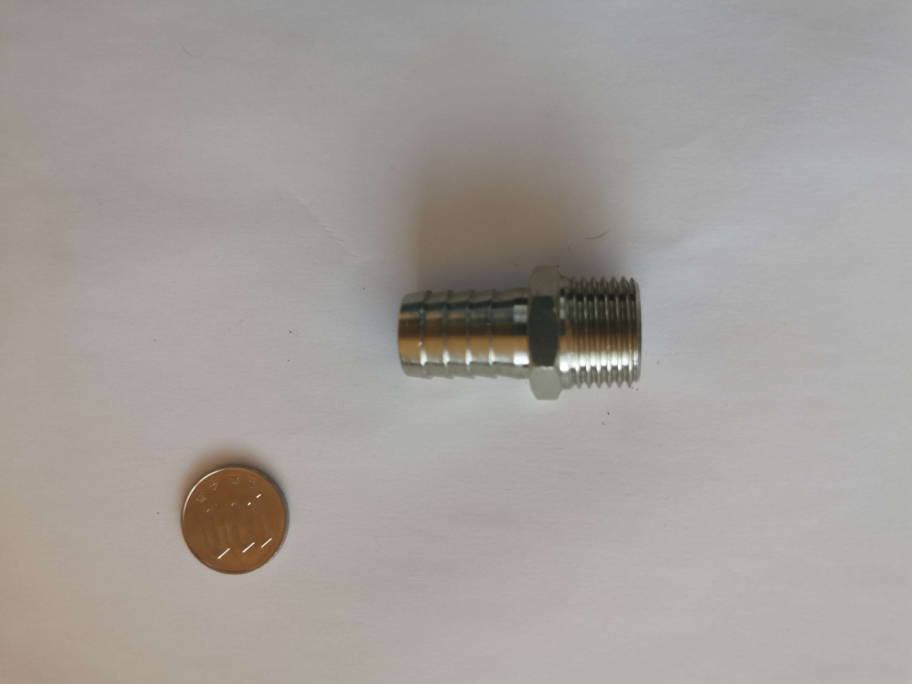
#> input picture DataBase/image7.jpg, 3648 x 2736 px (shown at 1/4 size)
$ python pattern_shape.py
#> lines starting #> are read from the running program, lines starting #| are printed output that depends on the picture; after the words box and inside, x2 and y2 are one past the last pixel; in counts of white or black regions, pixels touching at a corner belong together; long printed decimals are rounded
### SRC/diametre_monnaie.py
import cv2
import numpy as np
import os

def conversion_piece(image_path,taille_piece):
    # Afficher le chemin absolu pour le débogage
    print(f"Chemin absolu de l'image: {os.path.abspath(image_path)}")

    # Vérifier si le fichier existe
    if not os.path.exists(image_path):
        print("Le fichier spécifié n'existe pas.")
        return None

    image = cv2.imread(image_path)#charge image
    if image is None:
        raise ValueError("L'image n'a pas pu être chargée.")

    gray = cv2.cvtColor(image, cv2.COLOR_BGR2GRAY)
    _,thresh = cv2.threshold(gray,0,255,cv2.THRESH_BINARY+cv2.THRESH_OTSU)
    thresh = cv2.bitwise_not(thresh)

    element = cv2.getStructuringElement(shape=cv2.MORPH_RECT, ksize=(5, 5))

    morph_img = thresh.copy()
    cv2.morphologyEx(src=thresh, op=cv2.MORPH_CLOSE, kernel=element, dst=morph_img)

    contours,_ = cv2.findContours(morph_img,cv2.RETR_TREE,cv2.CHAIN_APPROX_SIMPLE) #trouver les contours

    output_image = cv2.cvtColor(morph_img, cv2.COLOR_GRAY2BGR)# préparer l'image de sortie

    height, width = morph_img.shape[:2]# dimensions de l'image

    y_limit1 = height - 800 #limite
    y_limit2 = 800

    max_contour = None #contour et aire
    max_area = 0

    for cnt in contours: #on cherche dans la zone les contours
        (x, y), radius = cv2.minEnclosingCircle(cnt)
        center = (int(x), int(y))
        if (center[1] > y_limit1 or center[1] < y_limit2):
            area = cv2.contourArea(cnt)
            if area > max_area:
                max_area = area
                max_contour = cnt

    if max_contour is not None:
        (x, y), radius = cv2.minEnclosingCircle(max_contour)
        diameter = 2 * int(radius)
    else:
        diameter = 0

    cv2.imwrite('output_image_with_diameter.jpg', output_image)

    return taille_piece/diameter #diametre

def estimate_image(image_path):
    image = cv2.imread(image_path)#charge image
    if image is None:
        raise ValueError("L'image n'a pas pu être chargée.")

    gray = cv2.cvtColor(image, cv2.COLOR_BGR2GRAY)
    _,thresh = cv2.threshold(gray,0,255,cv2.THRESH_BINARY+cv2.THRESH_OTSU)
    thresh = cv2.bitwise_not(thresh)

    element = cv2.getStructuringElement(shape=cv2.MORPH_RECT, ksize=(5, 5))

    morph_img = thresh.copy()
    cv2.morphologyEx(src=thresh, op=cv2.MORPH_CLOSE, kernel=element, dst=morph_img)

    contours,_ = cv2.findContours(morph_img,cv2.RETR_TREE,cv2.CHAIN_APPROX_SIMPLE) #trouver les contours

    output_image = cv2.cvtColor(morph_img, cv2.COLOR_GRAY2BGR)# préparer l'image de sortie

    height, width = morph_img.shape[:2]# dimensions de l'image

    y_limit1 = height - 800 #limite
    y_limit2 = 800

    max_contour = None #contour et aire
    max_area = 0

    for cnt in contours: #on cherche dans la zone les contours
        (x, y), radius = cv2.minEnclosingCircle(cnt)
        center = (int(x), int(y))
        if (center[1] > y_limit1 or center[1] < y_limit2):
            area = cv2.contourArea(cnt)
            if area > max_area:
                max_area = area
                max_contour = cnt

    if max_contour is not None:
        (x, y), radius = cv2.minEnclosingCircle(max_contour)
        diameter = 2 * int(radius)
    else:
        diameter = 0

    (x, y), radius = cv2.minEnclosingCircle(max_contour)
    center = (int(x), int(y))
    radius = int(radius)
    cv2.circle(output_image, center, radius, (0, 255, 0), 2)
    cv2.circle(output_image, center, 1, (0, 0, 255), 3)
    start_point = (int(x - radius), int(y))
    end_point = (int(x + radius), int(y))
    cv2.line(output_image, start_point, end_point, (255, 0, 0), 2)

    return output_image #output image


image_path = '../DataBase/image7.jpg'
conversion = conversion_piece(image_path,22.6)
#> in conversion_piece, image is the input picture: shape (2736, 3648, 3); mean B, G, R 153.8, 157.9, 163.2
#> in conversion_piece, `gray = cv2.cvtColor(image, cv2.COLOR_BGR2GRAY)`:
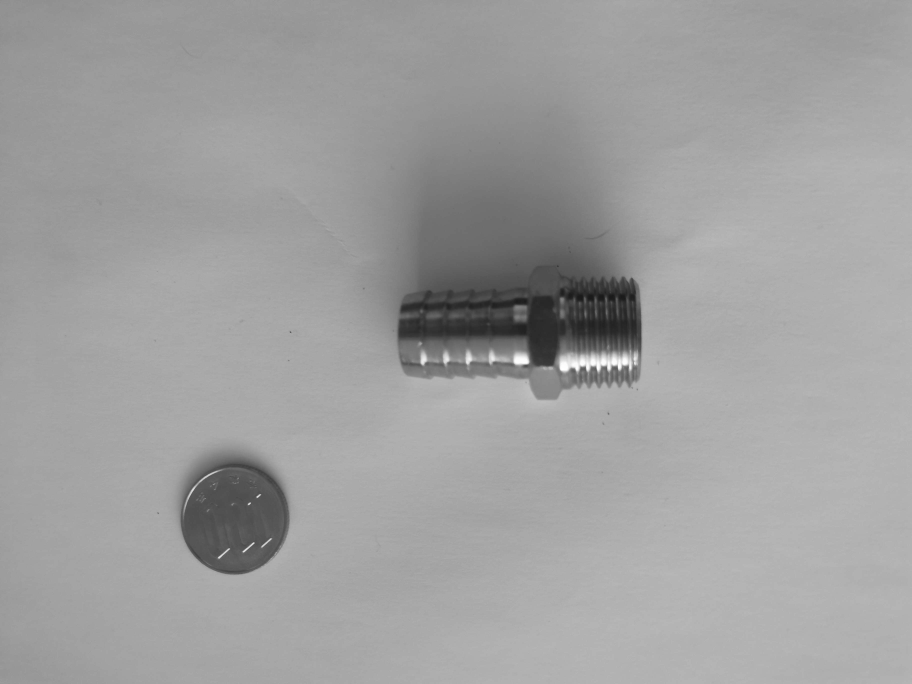
#> gray: shape (2736, 3648) (shown at 1/4 size); min 23, max 255, mean 159.1
#> in conversion_piece, `_,thresh = cv2.threshold(gray,0,255,cv2.THRESH_BINARY+cv2.THRESH_OTSU)`:
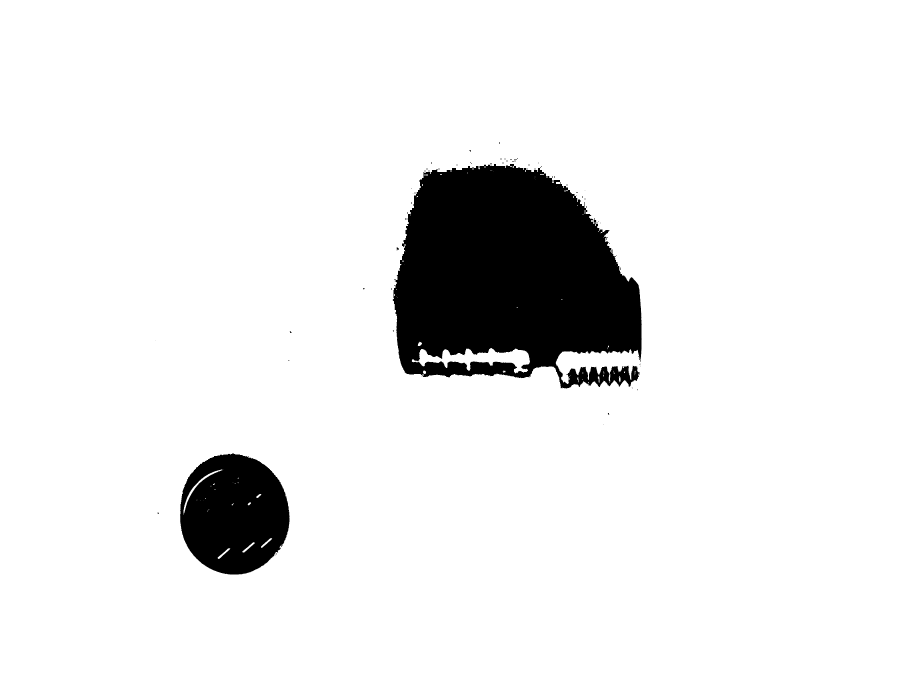
#> thresh: shape (2736, 3648) (shown at 1/4 size); 91.7% white; 76 black regions (65 under 20 px), largest, box (x1, y1, x2, y2) and area: (1571, 654, 2567, 1554) 659143, (720, 1814, 1158, 2298) 163661, (1586, 990, 1595, 1002) 68
#> in conversion_piece, `thresh = cv2.bitwise_not(thresh)`:
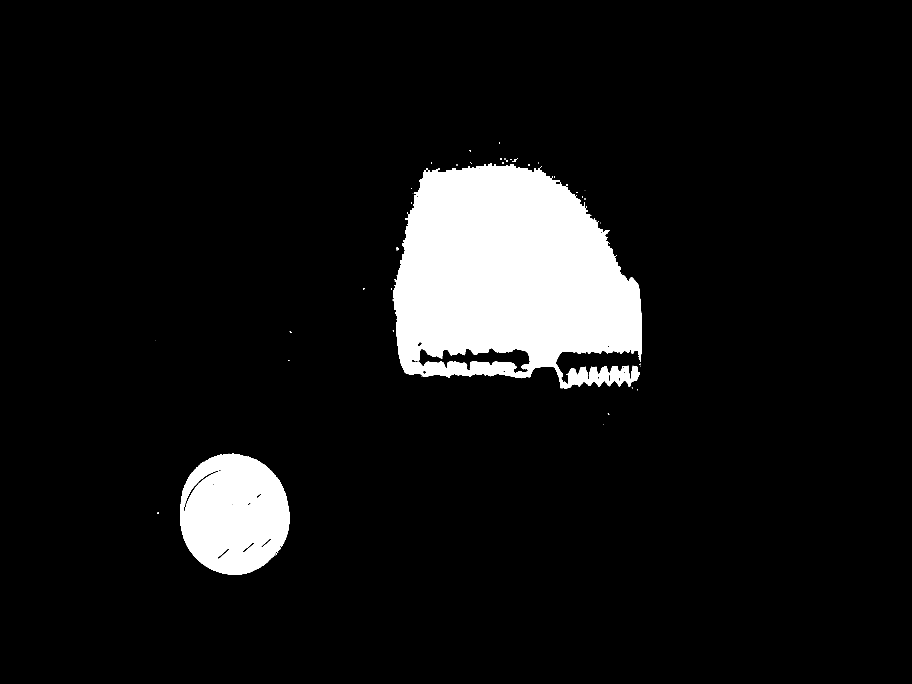
#> thresh: shape (2736, 3648) (shown at 1/4 size); 8.3% white; 76 white regions (65 under 20 px), largest, box (x1, y1, x2, y2) and area: (1571, 654, 2567, 1554) 659143, (720, 1814, 1158, 2298) 163661, (1586, 990, 1595, 1002) 68
#> in conversion_piece, `cv2.morphologyEx(src=thresh, op=cv2.MORPH_CLOSE, kernel=element, dst=m..`: morph_img: shape (2736, 3648); 8.3% white; 56 white regions (46 under 20 px)
#> in conversion_piece, `contours,_ = cv2.findContours(morph_img,cv2.RETR_TREE,cv2.CHAIN_APPROX..`: contours = 73 contours, 51 with area under 20; largest, box (x1, y1, x2, y2) and area: (1571, 654, 2567, 1554) 680176, (720, 1814, 1158, 2298) 166542, (1674, 1392, 2120, 1492) 20800, (733, 1882, 873, 2048) 1841, (871, 2192, 920, 2236) 494
#> in conversion_piece, `output_image = cv2.cvtColor(morph_img, cv2.COLOR_GRAY2BGR)# préparer l..`: output_image: shape (2736, 3648, 3); 8.3% white; 56 white regions (46 under 20 px)
#> the loop in conversion_piece, `for cnt in contours:` made 73 passes
#> (x, y, radius, center, area, max_area) on pass 2: (926.2, 2056.7, 243.1, (926, 2056), 166542, 166542)
#> (x, y, radius, center, area) on passes 3, 4, 5, 8, 57: (895, 2213.5, 31.56, (895, 2213), 493.5), (993.5, 2189, 31, (993, 2189), 493), (1065, 2171.5, 27.99, (1065, 2171), 418.5), (802.5, 1964.5, 107.2, (802, 1964), 1841), (2231.5, 731.5, 9.19, (2231, 731), 151)
#> after the loop in conversion_piece, `for cnt in contours:`: max_area = 166542; max_contour = contour of 641 points, box (x1, y1, x2, y2) (720, 1814, 1158, 2298), area 166542
#> in conversion_piece, `(x, y), radius = cv2.minEnclosingCircle(max_contour)`: x = 926.2; y = 2056.7; radius = 243.1
#> in conversion_piece, `diameter = 2 * int(radius)`: diameter = 486
#> conversion = 0.0465
cv2.imwrite('diametre_piece.png', estimate_image(image_path))
#> the loop in estimate_image, `for cnt in contours:` made 73 passes
#> after the loop in estimate_image, `for cnt in contours:`: max_area = 166542
#> in estimate_image, `(x, y), radius = cv2.minEnclosingCircle(max_contour)`: x = 926.2; y = 2056.7; radius = 243.1
#> in estimate_image, `diameter = 2 * int(radius)`: diameter = 486
#> in estimate_image, `center = (int(x), int(y))`: center = (926, 2056)
#> in estimate_image, `radius = int(radius)`: radius = 243
#> in estimate_image, `start_point = (int(x - radius), int(y))`: start_point = (683, 2056)
#> in estimate_image, `end_point = (int(x + radius), int(y))`: end_point = (1169, 2056)
if conversion:
    print(f"Conversion estimée en pixels : {conversion}")
#| Conversion estimée en pixels : 0.0465

### SRC/pattern_shape.py
import cv2
import numpy as np
from matplotlib import pyplot as plt
from diametre_monnaie import conversion_piece

image_path = '../DataBase/image7.jpg'

reference_object_mm = 22.6  # diamètre de la pièce de monnaie en mm
size_pixels = conversion_piece(image_path, reference_object_mm)
#> the loop in conversion_piece (call 2), `for cnt in contours:` made 73 passes
# Les dimensions réelles en millimètres de la piece
diametre_mm = 20 # Diamètre réel du filetage en mm
pas_mm = 25.4 / 14 # Pas réel du filetage en mm

def draw_tooth_pattern(size_pixels,pas_reel_mm,rotation):

    if size_pixels is None or size_pixels <= 0:
        raise ValueError("La taille en pixels doit être positive et non nulle")

    pas_pixels = pas_reel_mm / size_pixels

    tooth_height = max(int(1 / size_pixels), 1)

    pattern_width = int(pas_pixels * 4)

    pattern_height = tooth_height

    pattern_image = np.full((pattern_height, pattern_width), 0, dtype=np.uint8)

    # Dessiner et remplir 4 dents
    for i in range(4):
        start_x = int(i * pas_pixels)
        end_x = int((i + 1) * pas_pixels)
        middle_x = int((start_x + end_x) / 2)

        # Points définissant le polygone de chaque dent
        points = np.array([[start_x, pattern_height - 1], [middle_x, 0], [end_x, pattern_height - 1]], np.int32)
        points = points.reshape((-1, 1, 2))

        cv2.line(pattern_image, (start_x, tooth_height - 1), (middle_x, 0), (255), 1)
        cv2.line(pattern_image, (middle_x, 0), (end_x, tooth_height - 1), (255), 1)

    if rotation:
        pattern_image = cv2.rotate(pattern_image, cv2.ROTATE_180)

    return pattern_image


def create_combined_pattern(size_pixels,pas_reel_mm, distance_entre_patterns):
    # Générer le motif supérieur sans rotation
    pattern_top = draw_tooth_pattern(size_pixels,pas_reel_mm, rotation=False)

    # Générer le motif inférieur avec rotation
    pattern_bottom = draw_tooth_pattern(size_pixels,pas_reel_mm, rotation=True)

    # Créer l'espace vide
    empty_space_height = int(distance_entre_patterns / size_pixels)

    # Combinaison des motifs et de l'espace vide
    combined_pattern = np.vstack((pattern_top, np.full((empty_space_height, pattern_top.shape[1]), 0, dtype=np.uint8), pattern_bottom))

    # Hauteur du motif de denture (sans les dents)
    top_offset = pattern_top.shape[0]
    bottom_offset = top_offset + empty_space_height

    # Dessiner les lignes verticales sur la partie centrale uniquement
    cv2.line(combined_pattern, (0, top_offset), (0, bottom_offset - 1), (255), 1)
    cv2.line(combined_pattern, (combined_pattern.shape[1] - 1, top_offset), (combined_pattern.shape[1] - 1, bottom_offset - 1), (255), 1)

    return combined_pattern

def extract_contour_from_pattern(pattern_image):
    # Trouver les contours dans le motif
    contours, _ = cv2.findContours(pattern_image, cv2.RETR_EXTERNAL, cv2.CHAIN_APPROX_SIMPLE)

    # Retourner le plus grand contour trouvé dans le motif
    return max(contours, key=cv2.contourArea)

# Créer le motif combiné
combined_pattern = create_combined_pattern(size_pixels,pas_mm, diametre_mm)
#> in draw_tooth_pattern, `pattern_image = np.full((pattern_height, pattern_width), 0, dtype=np.u..`: pattern_image: shape (21, 156); every value is 0
#> after the loop in draw_tooth_pattern, `for i in range(4):`:
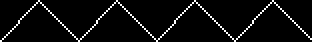
#> pattern_image: shape (21, 156) (shown 2 times larger); 4.9% white in thin lines or dots
#> call 2 of draw_tooth_pattern, with size_pixels = 0.0465, pas_reel_mm = 1.81, rotation = True
#> in draw_tooth_pattern (call 2), `pattern_image = cv2.rotate(pattern_image, cv2.ROTATE_180)`:
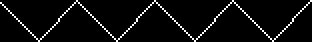
#> pattern_image: shape (21, 156) (shown 2 times larger); 4.9% white in thin lines or dots
#> in create_combined_pattern, `combined_pattern = np.vstack((pattern_top, np.full((empty_space_height..`:
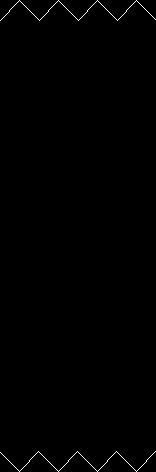
#> combined_pattern: shape (472, 156); 0.43% white in thin lines or dots
#> in create_combined_pattern, `cv2.line(combined_pattern, (combined_pattern.shape[1] - 1, top_offset)..`:
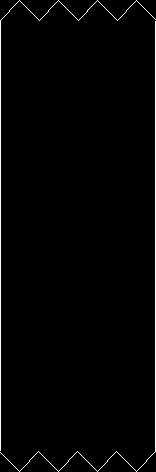
#> combined_pattern: shape (472, 156); 1.6% white in thin lines or dots

cv2.imwrite('pattern_image.jpg', combined_pattern)

# # Extraire le contour du motif
# thread_contour = extract_contour_from_pattern(combined_pattern)

# # Charger l'image d'entrée
# image = cv2.imread(image_path, 0)

# # Détection de bords de Canny
# edges = cv2.Canny(image, threshold1=100, threshold2=200)

# # Trouver les contours dans l'image des bords
# contours, _ = cv2.findContours(edges, cv2.RETR_TREE, cv2.CHAIN_APPROX_SIMPLE)


# # Comparer les contours trouvés avec le contour de référence
# for contour in contours:
#     similarity = cv2.matchShapes(contour, thread_contour, cv2.CONTOURS_MATCH_I1, 0.0)
#     if similarity < 0.1:  # Valeur seuil pour la similarité
#         cv2.drawContours(image, [contour], -1, (255, 0, 0), 3)
# cv2.imwrite('image.jpg', image)


def pattern_to_transparent(pattern_image):

    rgba_image = cv2.cvtColor(pattern_image, cv2.COLOR_GRAY2RGBA)

    rgba_image[:, :, 3] = np.where(rgba_image[:, :, 0] == 0, 0, 255)

    return rgba_image

combined_pattern_rgba = pattern_to_transparent(combined_pattern)

cv2.imwrite('pattern_image_transparent.png', combined_pattern_rgba)

$ run again, with DataBase/image15.jpg copied over DataBase/image7.jpg
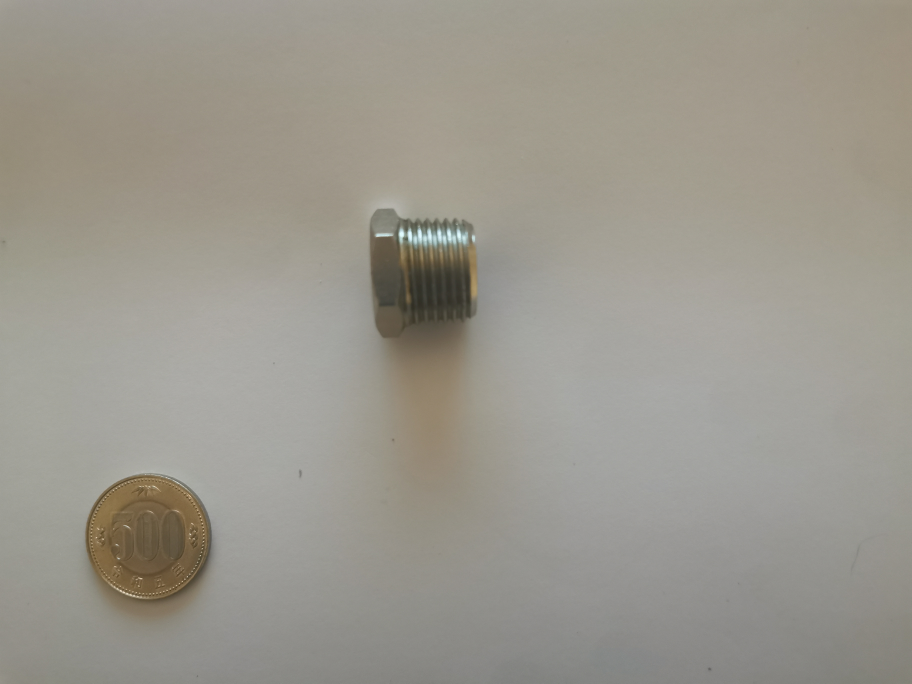
#> input picture DataBase/image15.jpg, 3648 x 2736 px (shown at 1/4 size)
#> in conversion_piece, image is the input picture: shape (2736, 3648, 3); mean B, G, R 141.7, 151.4, 155
#> in conversion_piece, `cv2.morphologyEx(src=thresh, op=cv2.MORPH_CLOSE, kernel=element, dst=m..`:
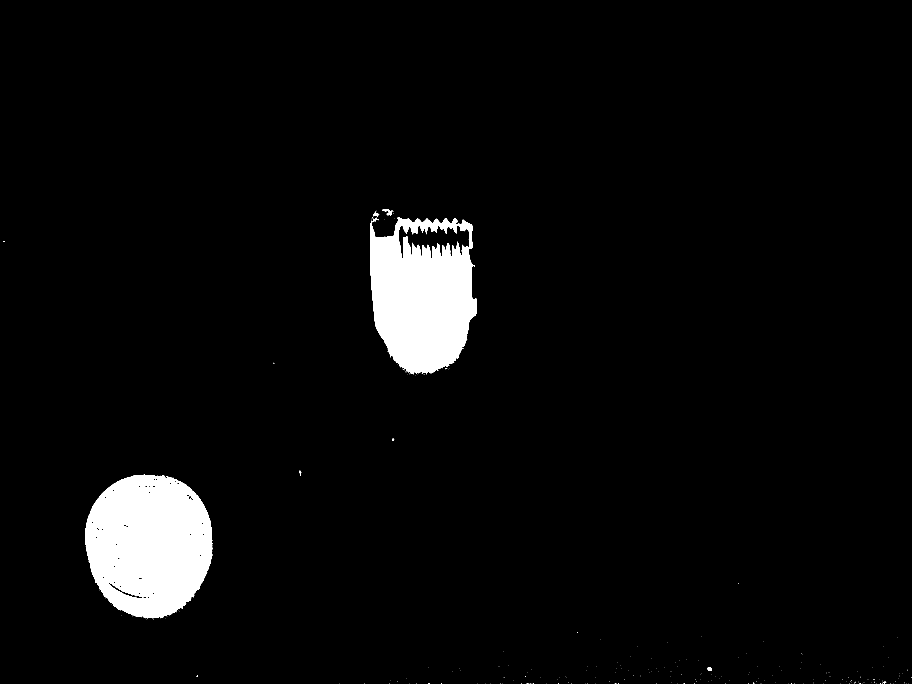
#> morph_img: shape (2736, 3648) (shown at 1/4 size); 4.2% white; 238 white regions (228 under 20 px)
#> in conversion_piece, `contours,_ = cv2.findContours(morph_img,cv2.RETR_TREE,cv2.CHAIN_APPROX..`: contours = 313 contours, 229 with area under 20; largest, box (x1, y1, x2, y2) and area: (341, 1899, 852, 2475) 229622, (1480, 870, 1908, 1498) 213966, (1592, 900, 1880, 1036) 22052, (432, 2327, 571, 2395) 1410, (1528, 837, 1571, 864) 312
#> the loop in conversion_piece, `for cnt in contours:` made 313 passes
#> (x, y, radius, area, max_area) on pass 72: (3537.5, 2730.5, 6.52, 27.5, 27.5)
#> after the loop in conversion_piece, `for cnt in contours:`: max_area = 229622; max_contour = contour of 849 points, box (x1, y1, x2, y2) (341, 1899, 852, 2475), area 229622
#> in conversion_piece, `(x, y), radius = cv2.minEnclosingCircle(max_contour)`: x = 598.5; y = 2185.6; radius = 290.1
#> diameter = 580
#> conversion = 0.039
#> the loop in estimate_image, `for cnt in contours:` made 313 passes
#> cnt on passes 45 to 47: [[3215, 2732]], [[3164, 2732], [3165, 2733], [3165, 2735], [3165, 2733]], [[3043, 2732], [3044, 2732]]
#| Conversion estimée en pixels : 0.03897
#> the loop in conversion_piece (call 2), `for cnt in contours:` made 313 passes
#> cnt on passes 1 to 3: [[3633, 2735]], [[3625, 2735]], [[3575, 2735]]
#> in create_combined_pattern, `cv2.line(combined_pattern, (combined_pattern.shape[1] - 1, top_offset)..`:
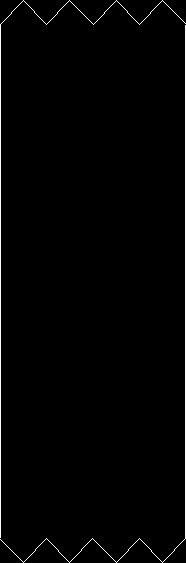
#> combined_pattern: shape (563, 186); 1.3% white in thin lines or dots
